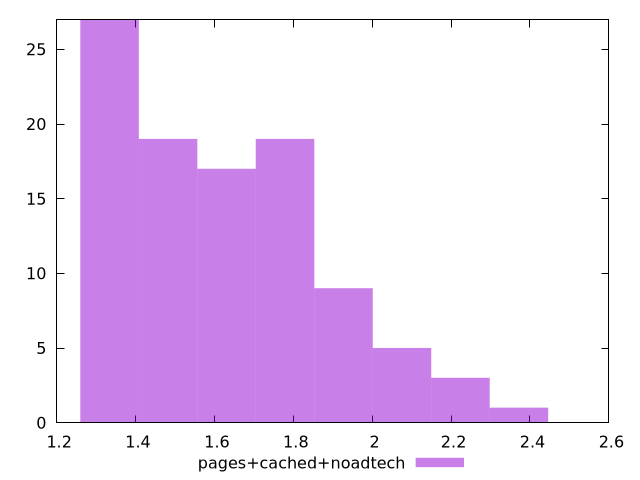

Generate this figure with gnuplot:
$_pagesCachedNoadtech <<EOF
1.9272516578794283 9
1.6307514028210546 17
2.223751912937802 3
1.334251147762681 27
1.7790015303502416 19
1.4825012752918678 19
2.075501785408615 5
2.3720020404669886 1
EOF
set key outside below
set terminal pngcairo
set output "report_00006_2020-11-02T20-21-41.718Z/server-response-time/pages+cached+noadtech//raw_hist.png"
set yrange [0:27]
set boxwidth 0.1482501275291868
set style fill transparent solid 0.5 noborder
plot $_pagesCachedNoadtech title "pages+cached+noadtech" with boxes ,
